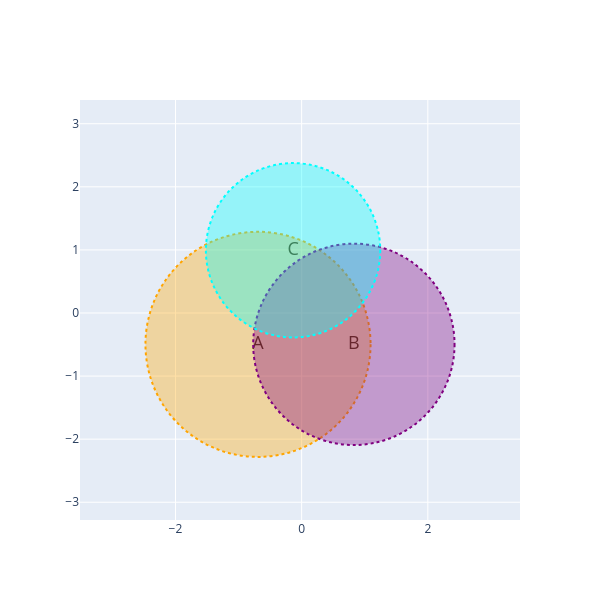

Source (notebook cell):
### Markdown cell above
### Customisation

Same options as `plot_venn2` — pass custom `colors`, `line_colors`, or any `**kwargs` for `fig.add_shape()`.

### Code cell
fig = plot_venn3(
    area_a=10, area_b=8, area_c=6,
    area_ab=4, area_ac=3, area_bc=2,
    labels=("A", "B", "C"),
    colors=("rgba(255,165,0,0.35)", "rgba(128,0,128,0.35)", "rgba(0,255,255,0.35)"),
    line_colors=("orange", "purple", "cyan"),
    line_dash="dot",
    text_kwargs={"size": 18},
)
fig.show()

### Figure 1 — Plotly figure (JSON) as saved in the notebook; plotly's stock layout.template omitted (floating-point values rounded to 4 significant figures)
{"data": [{"mode": "text", "text": ["A", "B", "C"], "textfont": {"color": "black", "size": 18}, "type": "scatter", "x": [-0.6917, 0.8276, -0.136], "y": [-0.4971, -0.4971, 0.9942]}], "layout": {"height": 600, "shapes": [{"fillcolor": "rgba(255,165,0,0.35)", "line": {"color": "orange", "dash": "dot"}, "type": "circle", "x0": -2.476, "x1": 1.092, "xref": "x", "y0": -2.281, "y1": 1.287, "yref": "y"}, {"fillcolor": "rgba(128,0,128,0.35)", "line": {"color": "purple", "dash": "dot"}, "type": "circle", "x0": -0.7681, "x1": 2.423, "xref": "x", "y0": -2.093, "y1": 1.099, "yref": "y"}, {"fillcolor": "rgba(0,255,255,0.35)", "line": {"color": "cyan", "dash": "dot"}, "type": "circle", "x0": -1.518, "x1": 1.246, "xref": "x", "y0": -0.3877, "y1": 2.376, "yref": "y"}], "showlegend": false, "width": 600, "xaxis": {"range": [-3.476, 3.423], "scaleanchor": "y", "scaleratio": 1, "zeroline": false}, "yaxis": {"range": [-3.281, 3.376], "zeroline": false}}}
